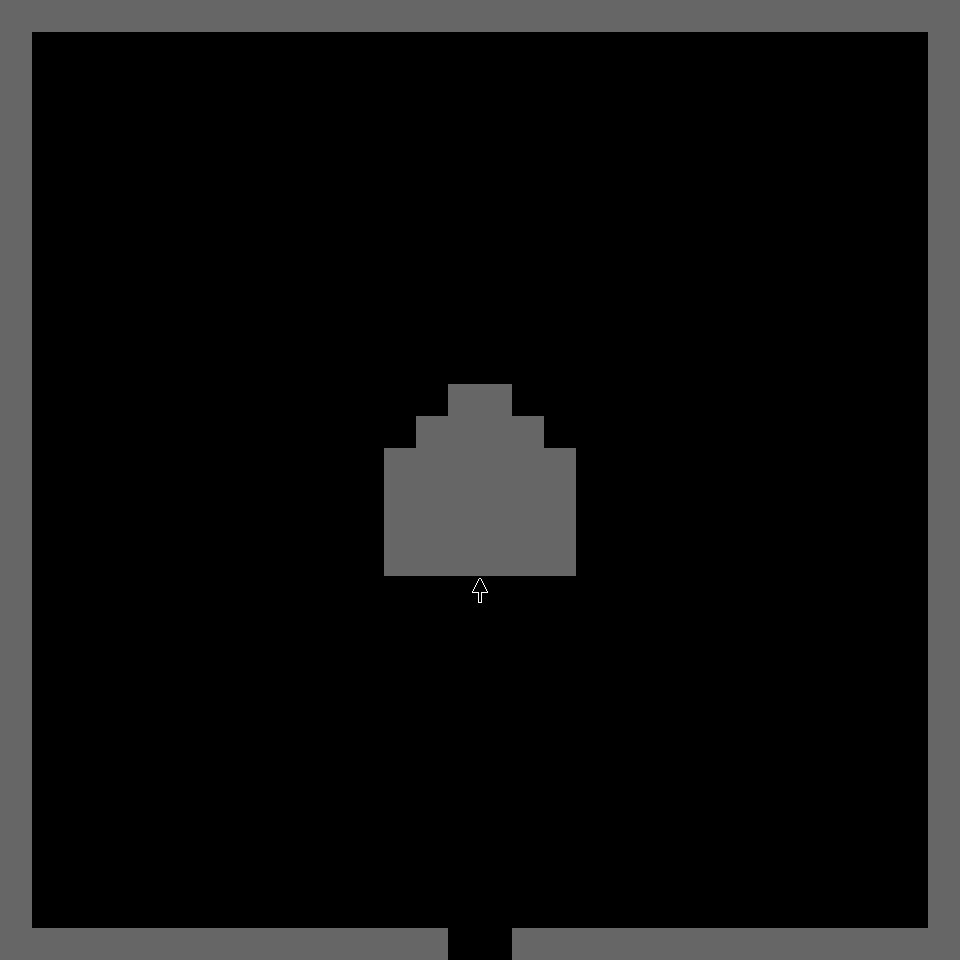

This is a level from a 2D game, rendered from its Tiled map with the project's own tilesets. A one-line summary and the complete map file follow:
An orthogonal 30x30 tile map with 32x32 px tiles, 2 tile layers (Background, Walls) and 12 objects (Cabin South, Cabin Entrance).

<map version="1.0" orientation="orthogonal" renderorder="right-down" width="30" height="30" tilewidth="32" tileheight="32" nextobjectid="25">
 <properties>
  <property name="Name" value="Cabin" />
 </properties>
 <tileset firstgid="1" name="Tiles" tilewidth="32" tileheight="32" tilecount="16" columns="4">
  <image source="Tiles/Tiles.png" trans="ff00ff" width="128" height="128" />
 </tileset>
 <layer name="Background" width="30" height="30">
  <data encoding="csv">
1,1,1,1,1,1,1,1,1,1,1,1,1,1,1,1,1,1,1,1,1,1,1,1,1,1,1,1,1,1,
1,1,1,1,1,1,1,1,1,1,1,1,1,1,1,1,1,1,1,1,1,1,1,1,1,1,1,1,1,1,
1,1,1,1,1,1,1,1,1,1,1,1,1,1,1,1,1,1,1,1,1,1,1,1,1,1,1,1,1,1,
1,1,1,1,1,1,1,1,1,1,1,1,1,1,1,1,1,1,1,1,1,1,1,1,1,1,1,1,1,1,
1,1,1,1,1,1,1,1,1,1,1,1,1,1,1,1,1,1,1,1,1,1,1,1,1,1,1,1,1,1,
1,1,1,1,1,1,1,1,1,1,1,1,1,1,1,1,1,1,1,1,1,1,1,1,1,1,1,1,1,1,
1,1,1,1,1,1,1,1,1,1,1,1,1,1,1,1,1,1,1,1,1,1,1,1,1,1,1,1,1,1,
1,1,1,1,1,1,1,1,1,1,1,1,1,1,1,1,1,1,1,1,1,1,1,1,1,1,1,1,1,1,
1,1,1,1,1,1,1,1,1,1,1,1,1,1,1,1,1,1,1,1,1,1,1,1,1,1,1,1,1,1,
1,1,1,1,1,1,1,1,1,1,1,1,1,1,1,1,1,1,1,1,1,1,1,1,1,1,1,1,1,1,
1,1,1,1,1,1,1,1,1,1,1,1,1,1,1,1,1,1,1,1,1,1,1,1,1,1,1,1,1,1,
1,1,1,1,1,1,1,1,1,1,1,1,1,1,1,1,1,1,1,1,1,1,1,1,1,1,1,1,1,1,
1,1,1,1,1,1,1,1,1,1,1,1,1,1,1,1,1,1,1,1,1,1,1,1,1,1,1,1,1,1,
1,1,1,1,1,1,1,1,1,1,1,1,1,1,1,1,1,1,1,1,1,1,1,1,1,1,1,1,1,1,
1,1,1,1,1,1,1,1,1,1,1,1,1,1,1,1,1,1,1,1,1,1,1,1,1,1,1,1,1,1,
1,1,1,1,1,1,1,1,1,1,1,1,1,1,1,1,1,1,1,1,1,1,1,1,1,1,1,1,1,1,
1,1,1,1,1,1,1,1,1,1,1,1,1,1,1,1,1,1,1,1,1,1,1,1,1,1,1,1,1,1,
1,1,1,1,1,1,1,1,1,1,1,1,1,1,1,1,1,1,1,1,1,1,1,1,1,1,1,1,1,1,
1,1,1,1,1,1,1,1,1,1,1,1,1,1,3,4,1,1,1,1,1,1,1,1,1,1,1,1,1,1,
1,1,1,1,1,1,1,1,1,1,1,1,1,1,1,1,1,1,1,1,1,1,1,1,1,1,1,1,1,1,
1,1,1,1,1,1,1,1,1,1,1,1,1,1,1,1,1,1,1,1,1,1,1,1,1,1,1,1,1,1,
1,1,1,1,1,1,1,1,1,1,1,1,1,1,1,1,1,1,1,1,1,1,1,1,1,1,1,1,1,1,
1,1,1,1,1,1,1,1,1,1,1,1,1,1,1,1,1,1,1,1,1,1,1,1,1,1,1,1,1,1,
1,1,1,1,1,1,1,1,1,1,1,1,1,1,1,1,1,1,1,1,1,1,1,1,1,1,1,1,1,1,
1,1,1,1,1,1,1,1,1,1,1,1,1,1,1,1,1,1,1,1,1,1,1,1,1,1,1,1,1,1,
1,1,1,1,1,1,1,1,1,1,1,1,1,1,1,1,1,1,1,1,1,1,1,1,1,1,1,1,1,1,
1,1,1,1,1,1,1,1,1,1,1,1,1,1,1,1,1,1,1,1,1,1,1,1,1,1,1,1,1,1,
1,1,1,1,1,1,1,1,1,1,1,1,1,1,1,1,1,1,1,1,1,1,1,1,1,1,1,1,1,1,
1,1,1,1,1,1,1,1,1,1,1,1,1,1,1,1,1,1,1,1,1,1,1,1,1,1,1,1,1,1,
1,1,1,1,1,1,1,1,1,1,1,1,1,1,1,1,1,1,1,1,1,1,1,1,1,1,1,1,1,1
</data>
 </layer>
 <layer name="Walls" width="30" height="30">
  <properties>
   <property name="Layer" type="int" value="1" />
  </properties>
  <data encoding="csv">
2,2,2,2,2,2,2,2,2,2,2,2,2,2,2,2,2,2,2,2,2,2,2,2,2,2,2,2,2,2,
2,0,0,0,0,0,0,0,0,0,0,0,0,0,0,0,0,0,0,0,0,0,0,0,0,0,0,0,0,2,
2,0,0,0,0,0,0,0,0,0,0,0,0,0,0,0,0,0,0,0,0,0,0,0,0,0,0,0,0,2,
2,0,0,0,0,0,0,0,0,0,0,0,0,0,0,0,0,0,0,0,0,0,0,0,0,0,0,0,0,2,
2,0,0,0,0,0,0,0,0,0,0,0,0,0,0,0,0,0,0,0,0,0,0,0,0,0,0,0,0,2,
2,0,0,0,0,0,0,0,0,0,0,0,0,0,0,0,0,0,0,0,0,0,0,0,0,0,0,0,0,2,
2,0,0,0,0,0,0,0,0,0,0,0,0,0,0,0,0,0,0,0,0,0,0,0,0,0,0,0,0,2,
2,0,0,0,0,0,0,0,0,0,0,0,0,0,0,0,0,0,0,0,0,0,0,0,0,0,0,0,0,2,
2,0,0,0,0,0,0,0,0,0,0,0,0,0,0,0,0,0,0,0,0,0,0,0,0,0,0,0,0,2,
2,0,0,0,0,0,0,0,0,0,0,0,0,0,0,0,0,0,0,0,0,0,0,0,0,0,0,0,0,2,
2,0,0,0,0,0,0,0,0,0,0,0,0,0,0,0,0,0,0,0,0,0,0,0,0,0,0,0,0,2,
2,0,0,0,0,0,0,0,0,0,0,0,0,0,0,0,0,0,0,0,0,0,0,0,0,0,0,0,0,2,
2,0,0,0,0,0,0,0,0,0,0,0,0,0,2,2,0,0,0,0,0,0,0,0,0,0,0,0,0,2,
2,0,0,0,0,0,0,0,0,0,0,0,0,2,2,2,2,0,0,0,0,0,0,0,0,0,0,0,0,2,
2,0,0,0,0,0,0,0,0,0,0,0,2,2,2,2,2,2,0,0,0,0,0,0,0,0,0,0,0,2,
2,0,0,0,0,0,0,0,0,0,0,0,2,2,2,2,2,2,0,0,0,0,0,0,0,0,0,0,0,2,
2,0,0,0,0,0,0,0,0,0,0,0,2,2,2,2,2,2,0,0,0,0,0,0,0,0,0,0,0,2,
2,0,0,0,0,0,0,0,0,0,0,0,2,2,2,2,2,2,0,0,0,0,0,0,0,0,0,0,0,2,
2,0,0,0,0,0,0,0,0,0,0,0,0,0,0,0,0,0,0,0,0,0,0,0,0,0,0,0,0,2,
2,0,0,0,0,0,0,0,0,0,0,0,0,0,0,0,0,0,0,0,0,0,0,0,0,0,0,0,0,2,
2,0,0,0,0,0,0,0,0,0,0,0,0,0,0,0,0,0,0,0,0,0,0,0,0,0,0,0,0,2,
2,0,0,0,0,0,0,0,0,0,0,0,0,0,0,0,0,0,0,0,0,0,0,0,0,0,0,0,0,2,
2,0,0,0,0,0,0,0,0,0,0,0,0,0,0,0,0,0,0,0,0,0,0,0,0,0,0,0,0,2,
2,0,0,0,0,0,0,0,0,0,0,0,0,0,0,0,0,0,0,0,0,0,0,0,0,0,0,0,0,2,
2,0,0,0,0,0,0,0,0,0,0,0,0,0,0,0,0,0,0,0,0,0,0,0,0,0,0,0,0,2,
2,0,0,0,0,0,0,0,0,0,0,0,0,0,0,0,0,0,0,0,0,0,0,0,0,0,0,0,0,2,
2,0,0,0,0,0,0,0,0,0,0,0,0,0,0,0,0,0,0,0,0,0,0,0,0,0,0,0,0,2,
2,0,0,0,0,0,0,0,0,0,0,0,0,0,0,0,0,0,0,0,0,0,0,0,0,0,0,0,0,2,
2,0,0,0,0,0,0,0,0,0,0,0,0,0,0,0,0,0,0,0,0,0,0,0,0,0,0,0,0,2,
2,2,2,2,2,2,2,2,2,2,2,2,2,2,0,0,2,2,2,2,2,2,2,2,2,2,2,2,2,2
</data>
 </layer>
 <objectgroup name="Collisions">
  <object id="1" x="0" y="0" width="32" height="960" />
  <object id="2" x="928" y="0" width="32" height="960" />
  <object id="3" x="32" y="0" width="896" height="32" />
  <object id="4" x="32" y="928" width="416" height="32" />
  <object id="5" x="512" y="928" width="416" height="32" />
  <object id="7" x="384" y="448" width="32" height="128" />
  <object id="8" x="416" y="416" width="32" height="160" />
  <object id="11" x="512" y="416" width="32" height="160" />
  <object id="12" x="544" y="448" width="32" height="128" />
  <object id="13" x="448" y="384" width="64" height="160" />
 </objectgroup>
 <objectgroup name="Passages">
  <object id="6" name="Cabin South" x="448" y="944" width="64" height="16">
   <properties>
    <property name="Exit Direction" value="Up" />
    <property name="Passage To" value="Field North" />
   </properties>
  </object>
  <object id="14" name="Cabin Entrance" x="448" y="544" width="64" height="32">
   <properties>
    <property name="Exit Direction" value="Down" />
    <property name="Passage To" value="Cabin Inside" />
   </properties>
  </object>
 </objectgroup>
</map>
